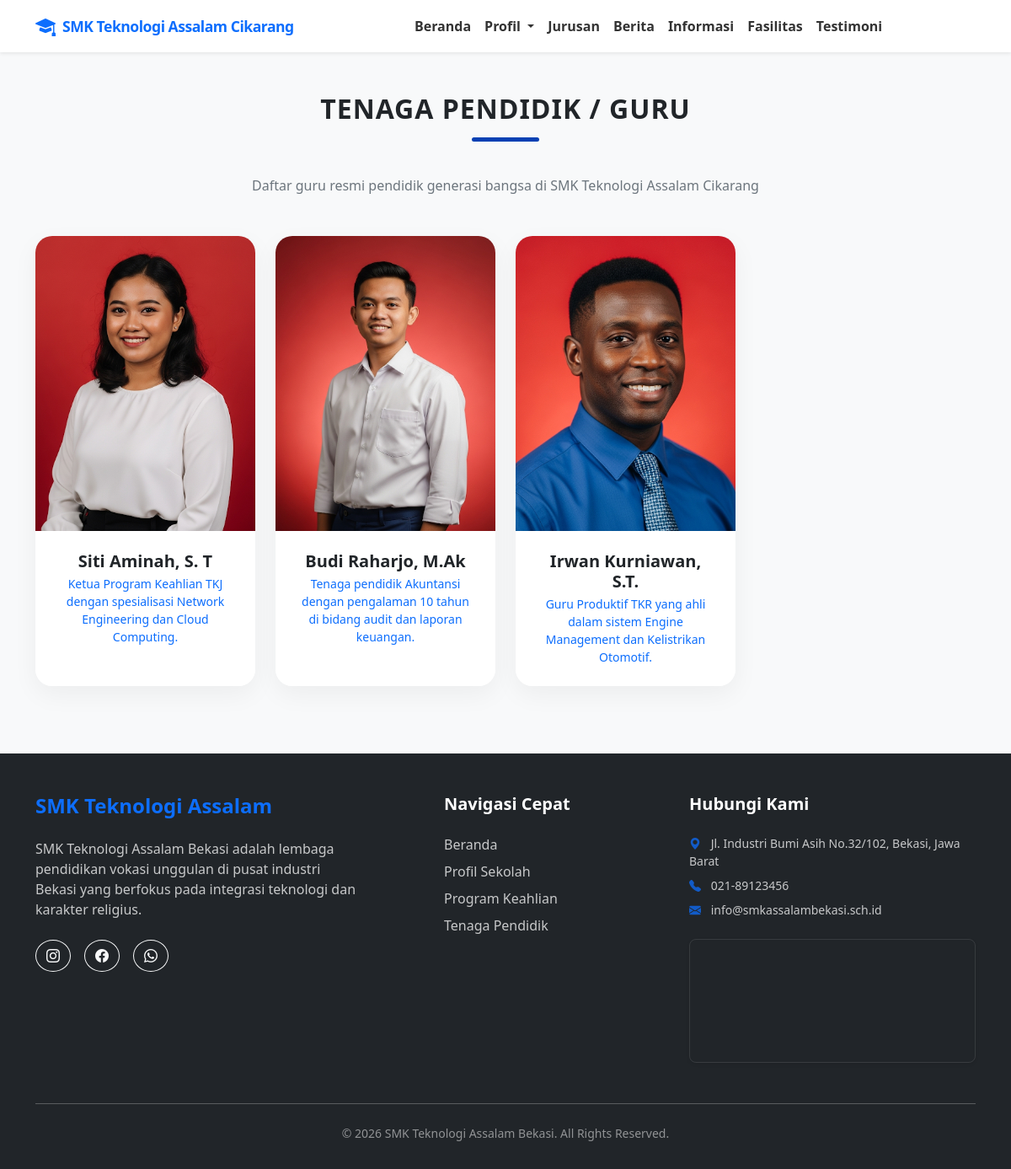
Screenshot of /guru.php with the database file from the repository.
### tables this page shows
CREATE TABLE `hero` (
  `id` int(11) NOT NULL,
  `judul_utama` varchar(255) NOT NULL,
  `subtitle` text NOT NULL,
  `img_slider_1` varchar(255) NOT NULL,
  `img_slider_2` varchar(255) NOT NULL
);

CREATE TABLE `guru` (
  `id` int(11) NOT NULL,
  `nama` varchar(150) NOT NULL,
  `foto` varchar(255) NOT NULL,
  `deskripsi` text NOT NULL
);

CREATE TABLE `kontak` (
  `id` int(11) NOT NULL,
  `alamat` text NOT NULL,
  `telp` varchar(50) NOT NULL,
  `email` varchar(100) NOT NULL,
  `wa` varchar(50) NOT NULL,
  `ig` varchar(100) NOT NULL,
  `fb` varchar(100) NOT NULL,
  `tentang` text NOT NULL
);

### guru.php (the view, shortened to what this page needs)
<?php
include 'header.php';
?>
    <main class="container content-wrapper">
        <div class="text-center mb-5">
            <h2 class="section-title">Tenaga Pendidik / Guru</h2>
            <p class="text-secondary">Daftar guru resmi pendidik generasi bangsa di <?= $hero['judul_utama'] ?? 'SMK Teknologi Assalam' ?></p>
        </div>
        <div class="row g-4">
            <?php if (!empty($guru)): ?>
                <?php foreach($guru as $g): ?>
                <div class="col-md-6 col-lg-3">
                    <div class="card card-custom h-100">
                        <img src="<?= $g['foto'] ?>" class="card-img-top img-guru" alt="<?= $g['nama'] ?>" onerror="this.src='https://placehold.co/600x800?text=Guru'">
                        <div class="card-body bg-white p-4 text-center">
                            <h5 class="fw-bold mb-1"><?= $g['nama'] ?></h5>
                            <p class="text-primary small mb-0 fw-medium"><?= $g['deskripsi'] ?></p>
                        </div>
                    </div>
                </div>
                <?php endforeach; ?>
            <?php endif; ?>
        </div>
    </main>
<?php
include 'footer.php';
?>

### header.php (shortened to what this page needs)
<?php
include 'koneksi.php';
$hero     = mysqli_fetch_assoc(mysqli_query($conn, "SELECT * FROM hero LIMIT 1")) ?? [];
$kontak   = mysqli_fetch_assoc(mysqli_query($conn, "SELECT * FROM kontak LIMIT 1")) ?? [];
$guru       = mysqli_fetch_all(mysqli_query($conn, "SELECT * FROM guru"), MYSQLI_ASSOC);
?>
<!DOCTYPE html>
<html lang="id">
<head>
    <link href="https://cdn.jsdelivr.net/npm/bootstrap@5.3.0/dist/css/bootstrap.min.css" rel="stylesheet">
    <link rel="stylesheet" href="https://cdn.jsdelivr.net/npm/bootstrap-icons@1.11.0/font/bootstrap-icons.css">
</head>
<body>
    <nav id="mainNav" class="navbar navbar-expand-lg fixed-top shadow-sm py-2">
        <div class="container">
            <a class="navbar-brand fw-bold text-primary d-flex align-items-center" href="index.php">
                <i class="bi bi-mortarboard-fill me-2 fs-4"></i>
                <span style="letter-spacing: -0.5px; font-size: 1.1rem;"><?= $hero['judul_utama'] ?? '' ?></span>
            </a>
            <div class="collapse navbar-collapse" id="navbarNav">
                <ul class="navbar-nav ms-auto align-items-lg-center">
                    <li class="nav-item"><a class="nav-link px-lg-2 small fw-semibold" href="index.php">Beranda</a></li>
                    <li class="nav-item dropdown">
                        <a class="nav-link dropdown-toggle px-lg-2 small fw-semibold" href="#" id="navbarDropdownProfil" role="button" data-bs-toggle="dropdown" aria-expanded="false">
                            Profil
                        </a>
                    </li>
                    <li class="nav-item"><a class="nav-link px-lg-2 small fw-semibold" href="index.php#jurusan">Jurusan</a></li>
                    <li class="nav-item"><a class="nav-link px-lg-2 small fw-semibold" href="index.php#berita">Berita</a></li>
                    <li class="nav-item"><a class="nav-link px-lg-2 small fw-semibold" href="index.php#informasi">Informasi</a></li>
                    <li class="nav-item"><a class="nav-link px-lg-2 small fw-semibold" href="index.php#fasilitas">Fasilitas</a></li>
                    <li class="nav-item"><a class="nav-link px-lg-2 small fw-semibold" href="index.php#testimoni">Testimoni</a></li>
                    <li class="nav-item ms-lg-2 mt-2 mt-lg-0">
                        <a class="nav-link btn btn-danger btn-sm text-white px-3 py-1 rounded-pill d-inline-block w-auto" href="dashboard" style="font-size: 0.85rem;">
                            <i class="bi bi-lock-fill me-1"></i> Admin
                        </a>
                    </li>
                </ul>
            </div>
        </div>
    </nav>

### footer.php (shortened to what this page needs)
<footer class="bg-dark text-white pt-5 pb-3">
        <div class="container">
            <div class="row g-5">
                <div class="col-lg-5">
                    <h4 class="fw-bold text-primary mb-4">SMK Teknologi Assalam</h4>
                    <p class="opacity-75 pe-lg-5 mb-4"><?= $kontak['tentang'] ?? '' ?></p>
                    <div class="d-flex gap-3 mt-4">
                        <a href="https://www.instagram.com/<?= $kontak['ig'] ?? '' ?>" class="btn btn-outline-light rounded-circle"><i class="bi bi-instagram"></i></a>
                        <a href="https://fb.me/<?= $kontak['fb'] ?? '' ?>" class="btn btn-outline-light rounded-circle"><i class="bi bi-facebook"></i></a>
                        <a href="https://wa.me/<?= $kontak['wa'] ?? '' ?>" class="btn btn-outline-light rounded-circle"><i class="bi bi-whatsapp"></i></a>
                    </div>
                </div>
                <div class="col-lg-3">
                    <h5 class="fw-bold mb-4">Navigasi Cepat</h5>
                    <ul class="list-unstyled opacity-75">
                        <li class="mb-2"><a href="#hero" class="text-white text-decoration-none">Beranda</a></li>
                        <li class="mb-2"><a href="#profil" class="text-white text-decoration-none">Profil Sekolah</a></li>
                        <li class="mb-2"><a href="#jurusan" class="text-white text-decoration-none">Program Keahlian</a></li>
                        <li class="mb-2"><a href="#guru" class="text-white text-decoration-none">Tenaga Pendidik</a></li>
                    </ul>
                </div>
                <div class="col-lg-4">
                    <h5 class="fw-bold mb-4">Hubungi Kami</h5>
                    <p class="small opacity-75 mb-2"><i class="bi bi-geo-alt-fill text-primary me-2"></i> <?= $kontak['alamat'] ?? '' ?></p>
                    <p class="small opacity-75 mb-2"><i class="bi bi-telephone-fill text-primary me-2"></i> <?= $kontak['telp'] ?? '' ?></p>
                    <p class="small opacity-75 mb-4"><i class="bi bi-envelope-fill text-primary me-2"></i> <?= $kontak['email'] ?? '' ?></p>
                    <?php if (!empty($kontak['alamat'])): ?>
                        <div class="rounded-3 overflow-hidden shadow-sm ratio ratio-21x9" style="border: 1px solid rgba(255,255,255,0.1);">
                            <iframe
                                src="https://maps.google.com/maps?q=<?= $hero['judul_utama'] ?> <?= urlencode($kontak['alamat']) ?>&t=&z=15&ie=UTF8&iwloc=&output=embed"
                                style="border:0;"
                                allowfullscreen=""
                                loading="lazy"
>
                            </iframe>
                        </div>
                    <?php endif; ?>
                </div>
            </div>
            <hr class="mt-5 mb-4 opacity-25">
            <div class="text-center opacity-50 small">
                <p>&copy; 2026 SMK Teknologi Assalam Bekasi. All Rights Reserved. </p>
            </div>
        </div>
    </footer>
</body>
</html>

### header.php (style rules this page uses)
:root { --primary-color: #0440b3; --accent-color: #ffc107; }
body { font-family: 'Segoe UI', Tahoma, Geneva, Verdana, sans-serif; background-color: #f8f9fa; overflow-x: hidden; }
.navbar { background: rgba(255, 255, 255, 0.95); backdrop-filter: blur(10px); }
.nav-link { font-weight: 500; color: #333; transition: 0.3s; }
.content-wrapper { padding-top: 110px; padding-bottom: 80px; }
.section-title { font-weight: 800; margin-bottom: 40px; position: relative; padding-bottom: 20px; text-transform: uppercase; letter-spacing: 1px; }
.section-title::after { content: ''; position: absolute; bottom: 0; left: 50%; transform: translateX(-50%); width: 80px; height: 5px; background: var(--primary-color); border-radius: 10px; }
.card-custom { border: none; border-radius: 20px; transition: 0.4s; overflow: hidden; box-shadow: 0 10px 30px rgba(0,0,0,0.05); background: #fff; }
.card-custom img { transition: transform 0.5s ease; }
.img-guru { height: 350px; object-fit: cover; }

### rows the page displays
hero: judul_utama "SMK Teknologi Assalam Cikarang"
guru: foto (picture), nama "Siti Aminah, S. T", deskripsi "Ketua Program Keahlian TKJ dengan spesialisasi Network Engineering dan Cloud Computing."
guru: foto (picture), nama "Budi Raharjo, M.Ak", deskripsi "Tenaga pendidik Akuntansi dengan pengalaman 10 tahun di bidang audit dan laporan keuangan."
guru: foto (picture), nama "Irwan Kurniawan, S.T.", deskripsi "Guru Produktif TKR yang ahli dalam sistem Engine Management dan Kelistrikan Otomotif."
kontak: tentang "SMK Teknologi Assalam Bekasi adalah lembaga pendidikan vokasi unggulan di pusat industri Bekasi yang berfokus pada integrasi teknologi dan karakter religius.", alamat "Jl. Industri Bumi Asih No.32/102, Bekasi, Jawa Barat", telp "021-89123456", email "info@smkassalambekasi.sch.id"
